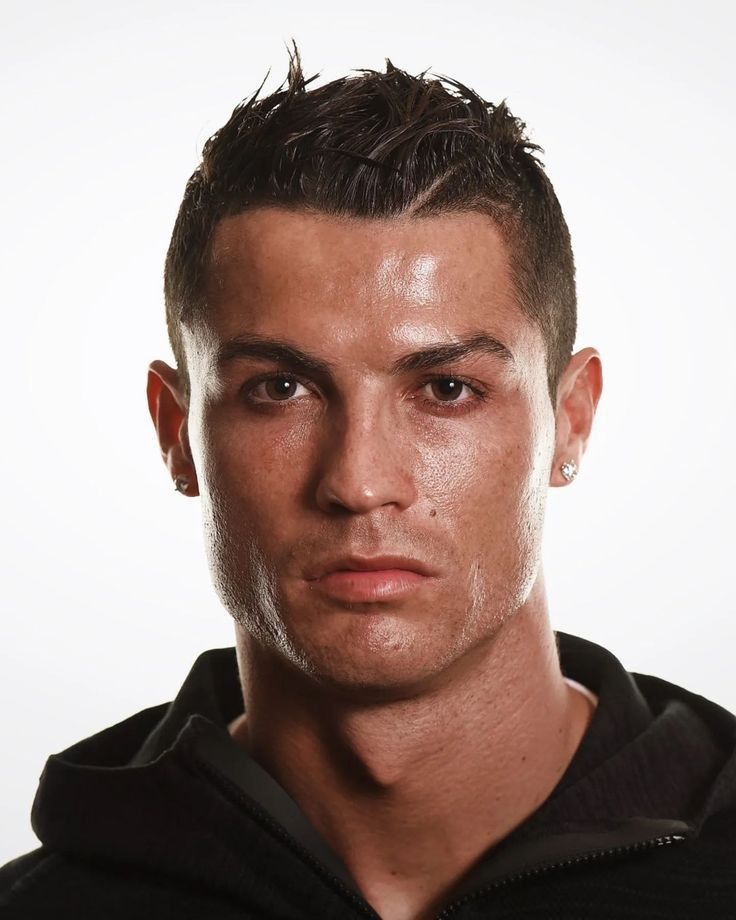
#> input picture 2. Digital Image Fundamentals/original_image/ronaldo.jpg, 736 x 920 px, found by its file name
$ python image_processing_lab2.py
#> lines starting #> are read from the running program, lines starting #| are printed output that depends on the picture; after the words box and inside, x2 and y2 are one past the last pixel; in counts of white or black regions, pixels touching at a corner belong together
import cv2 as cv

# Task 1: Read and Display the Original Image
img = cv.imread("ronaldo.jpg")
#> img is the input picture: shape (920, 736, 3); mean B, G, R 139.1, 145, 162.5
cv.imshow("Original Image", img)

# Task 2: Print Details about the Image
print(f"Image Shape (H x W x C): {img.shape}")
#| Image Shape (H x W x C): (920, 736, 3)
print(f"Total Number of Pixels: {img.size}")
#| Total Number of Pixels: 2031360

# Task 3: Convert the Image to Grayscale
img_gray = cv.cvtColor(img, cv.COLOR_BGR2GRAY)
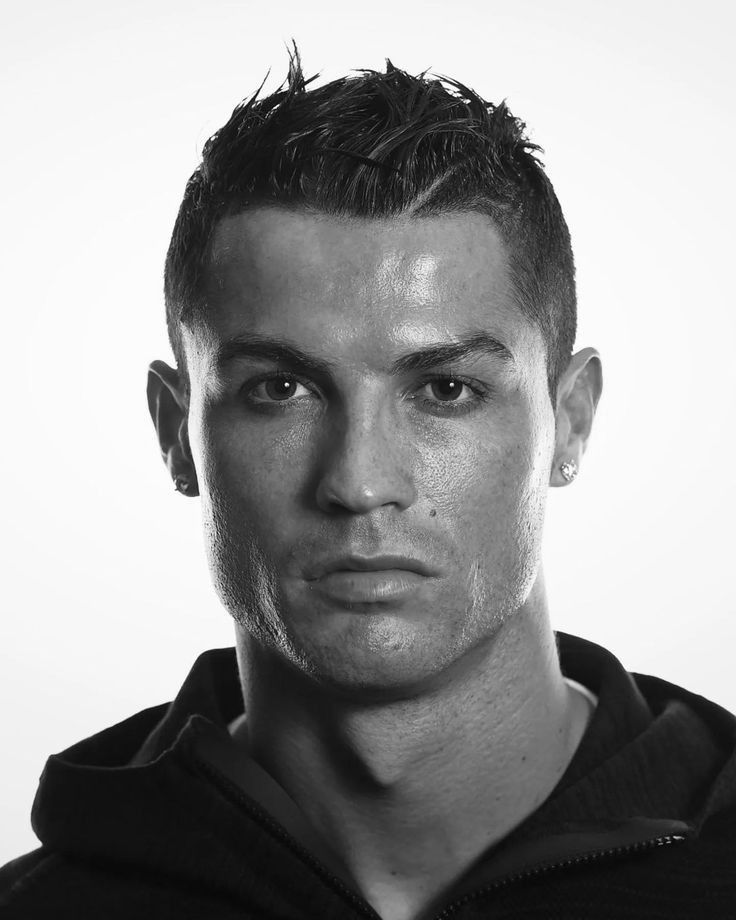
#> img_gray: shape (920, 736); min 1, max 255, mean 149.5
cv.imshow("Grayscale Image", img_gray)
cv.imwrite("ronaldo_grayscale.png", img_gray)

# Task 4: Find Color of Pixel at [70, 100]
pixel_color = img[70, 100]
#> pixel_color = [249, 247, 247]
print(f"Color of Pixel at [70, 100]: {pixel_color}")  # BGR format
#| Color of Pixel at [70, 100]: [249 247 247]

# Task 5: Modify the Pixel Value at [200, 150] to Red
img_modified = img.copy()
img_modified[200, 150] = [0, 0, 255]  # Red in BGR
#> img_modified: shape (920, 736, 3); under 0.01% of pixels changed, all inside (x1, y1, x2, y2) = (150, 200, 151, 201)
cv.imshow("Red Pixel Modified", img_modified)
cv.imwrite("ronaldo_red_pixel.png", img_modified)

# Task 6: Modify a Region to Green [100:300, 150:400]
img_modified[100:300, 150:400] = [0, 255, 0]  # Green in BGR
#> img_modified: shape (920, 736, 3); mean B, G, R 133.1, 157.1, 154.1
cv.imshow("Green Region Modified", img_modified)
cv.imwrite("ronaldo_green_region.png", img_modified)

# Task 7: Resize the Image
img_smaller = cv.resize(img_modified, (400, 400))
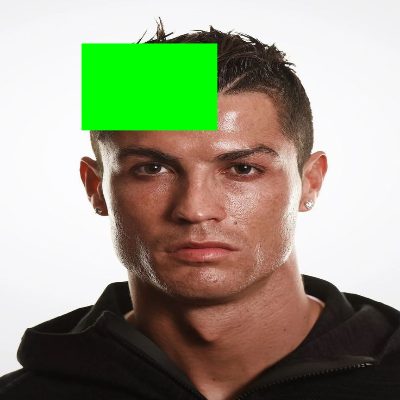
#> img_smaller: shape (400, 400, 3); mean B, G, R 133.1, 157.1, 154.1
img_larger = cv.resize(img_modified, (1000, 1000))

cv.imshow("Resized Smaller Image", img_smaller)
cv.imshow("Resized Larger Image", img_larger)

cv.imwrite("ronaldo_smaller.png", img_smaller)
cv.imwrite("ronaldo_larger.png", img_larger)

# Task 8: Rotate the Image
img_rotate_180 = cv.rotate(img_modified, cv.ROTATE_180)
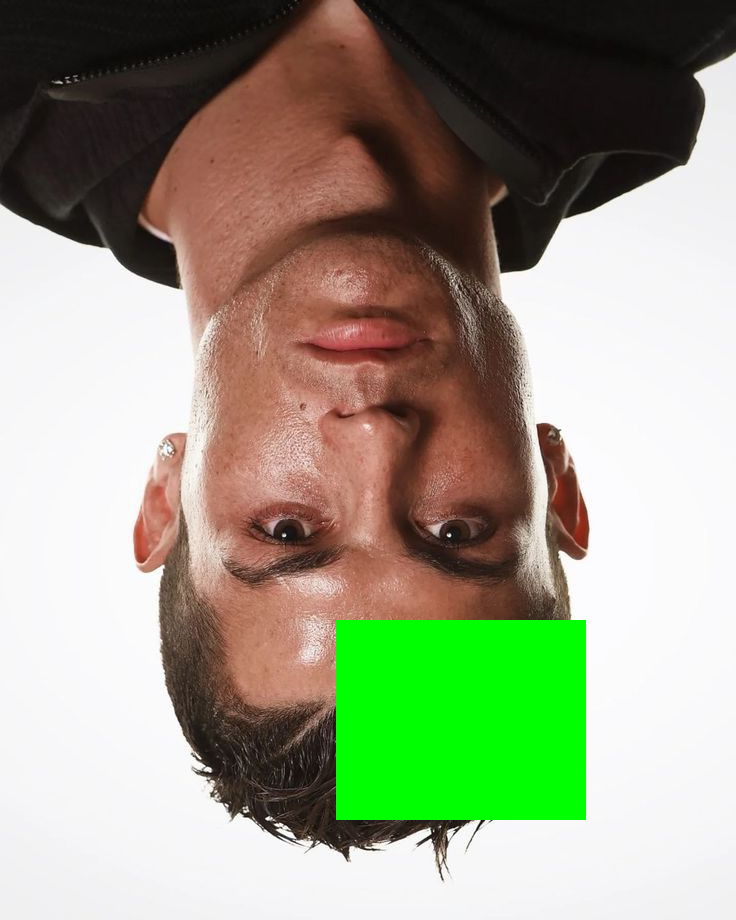
#> img_rotate_180: shape (920, 736, 3); mean B, G, R 133.1, 157.1, 154.1
img_rotate_90_cw = cv.rotate(img_modified, cv.ROTATE_90_CLOCKWISE)
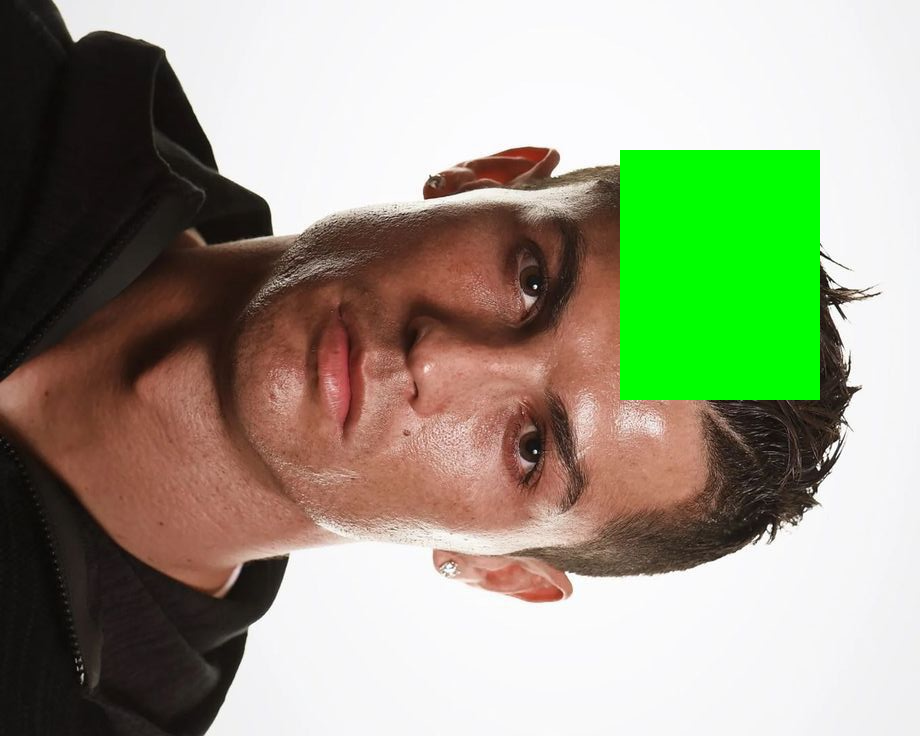
#> img_rotate_90_cw: shape (736, 920, 3); mean B, G, R 133.1, 157.1, 154.1
img_rotate_90_ccw = cv.rotate(img_modified, cv.ROTATE_90_COUNTERCLOCKWISE)
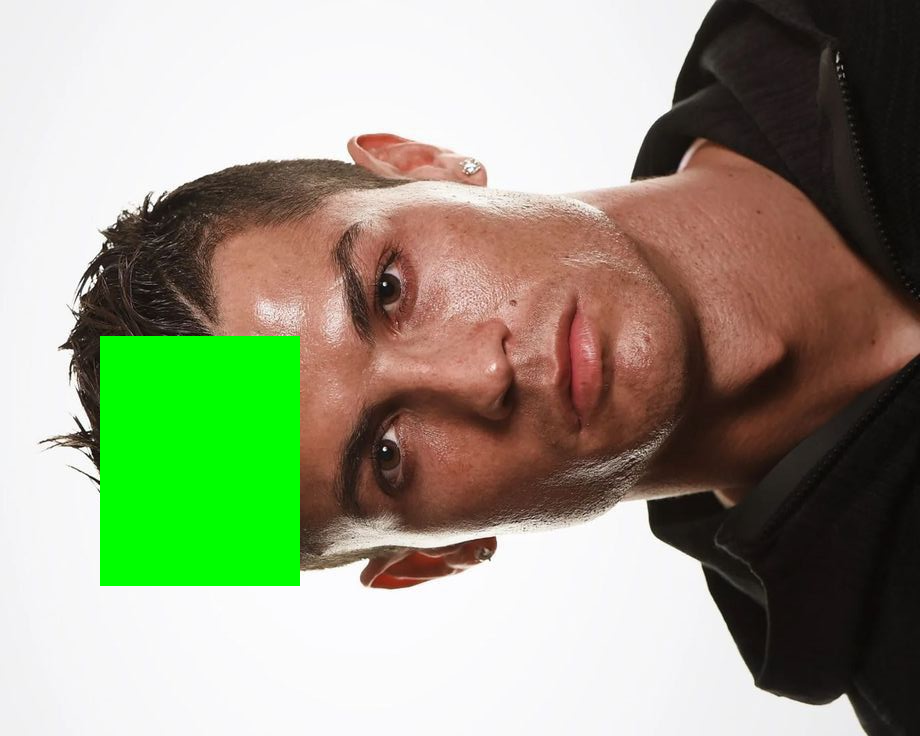
#> img_rotate_90_ccw: shape (736, 920, 3); mean B, G, R 133.1, 157.1, 154.1

cv.imshow("Rotated 180°", img_rotate_180)
cv.imshow("Rotated 90° Clockwise", img_rotate_90_cw)
cv.imshow("Rotated 90° Counterclockwise", img_rotate_90_ccw)

cv.imwrite("ronaldo_rotated_180.png", img_rotate_180)
cv.imwrite("ronaldo_rotated_90_cw.png", img_rotate_90_cw)
cv.imwrite("ronaldo_rotated_90_ccw.png", img_rotate_90_ccw)

# Task 9: Flip Image Horizontally and Vertically
img_flip_vertical = cv.flip(img_modified, 0)
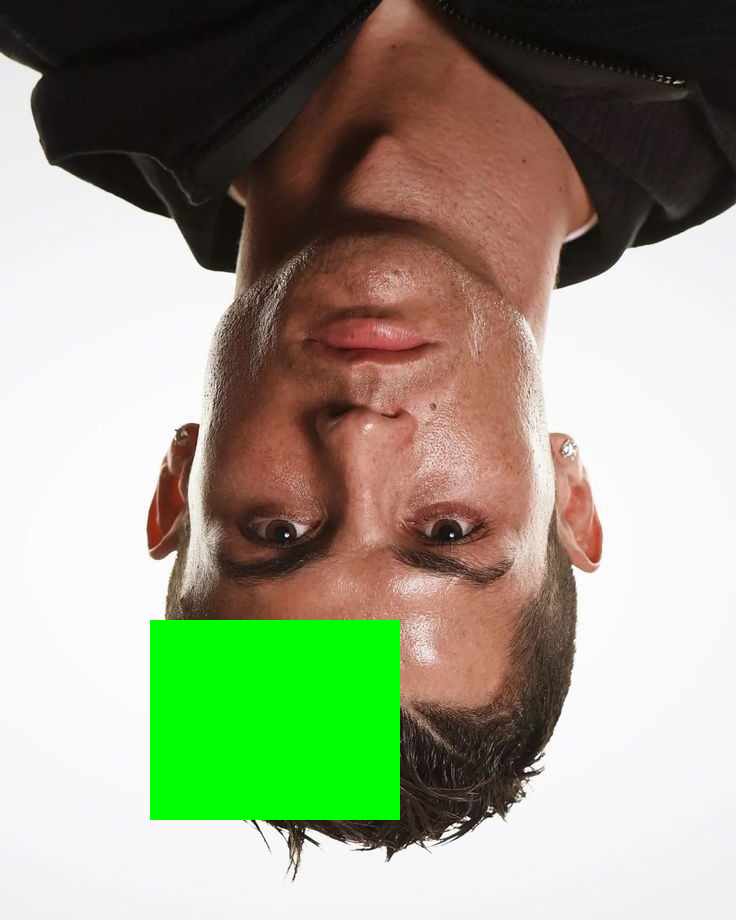
#> img_flip_vertical: shape (920, 736, 3); mean B, G, R 133.1, 157.1, 154.1
img_flip_horizontal = cv.flip(img_modified, 1)
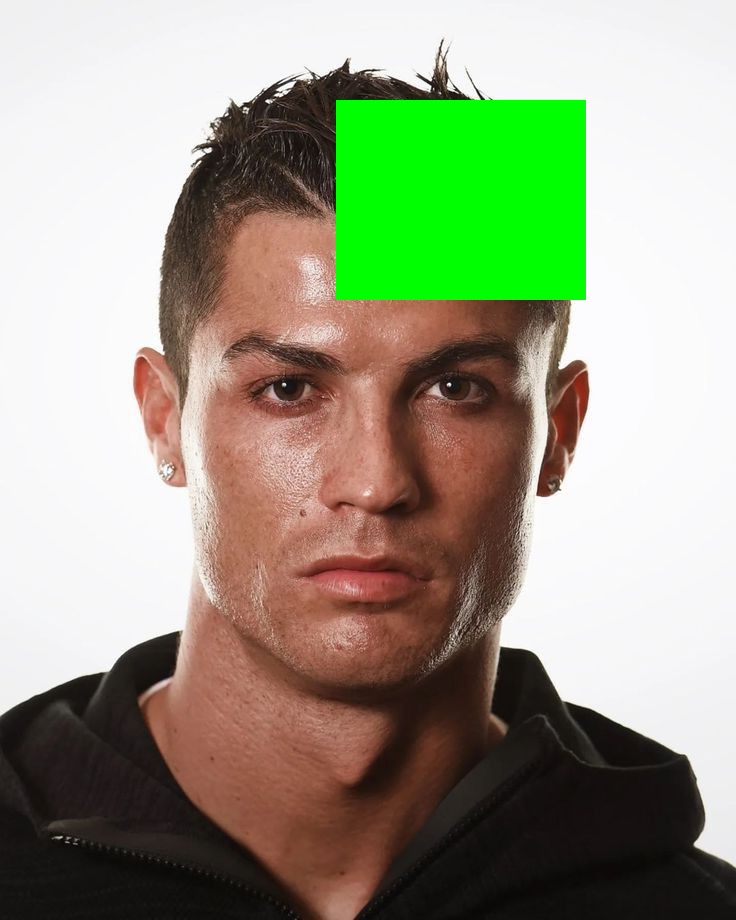
#> img_flip_horizontal: shape (920, 736, 3); mean B, G, R 133.1, 157.1, 154.1

cv.imshow("Flipped Vertically", img_flip_vertical)
cv.imshow("Flipped Horizontally", img_flip_horizontal)

cv.imwrite("ronaldo_flipped_vertical.png", img_flip_vertical)
cv.imwrite("ronaldo_flipped_horizontal.png", img_flip_horizontal)

cv.waitKey(0)
cv.destroyAllWindows()
